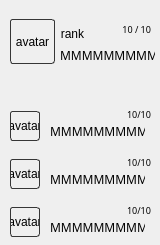
         <widget class="QWidget" name="_w_player_results_2" native="true">
          <property name="minimumSize">
           <size>
            <width>160</width>
            <height>0</height>
           </size>
          </property>
          <property name="maximumSize">
           <size>
            <width>160</width>
            <height>16777215</height>
           </size>
          </property>
          <layout class="QVBoxLayout" name="verticalLayout_2">
           <property name="spacing">
            <number>3</number>
           </property>
           <property name="leftMargin">
            <number>0</number>
           </property>
           <property name="topMargin">
            <number>9</number>
           </property>
           <property name="rightMargin">
            <number>0</number>
           </property>
           <property name="bottomMargin">
            <number>0</number>
           </property>
           <item>
            <widget class="QWidget" name="_w_player_2" native="true">
             <property name="minimumSize">
              <size>
               <width>160</width>
               <height>65</height>
              </size>
             </property>
             <property name="maximumSize">
              <size>
               <width>160</width>
               <height>65</height>
              </size>
             </property>
             <widget class="QLabel" name="_l_avatar_2">
              <property name="geometry">
               <rect>
                <x>10</x>
                <y>10</y>
                <width>45</width>
                <height>45</height>
               </rect>
              </property>
              <property name="minimumSize">
               <size>
                <width>45</width>
                <height>45</height>
               </size>
              </property>
              <property name="maximumSize">
               <size>
                <width>45</width>
                <height>45</height>
               </size>
              </property>
              <property name="styleSheet">
               <string notr="true">border-radius: 3px;
border: 1px solid rgb(54, 54, 54);</string>
              </property>
              <property name="text">
               <string>avatar</string>
              </property>
              <property name="scaledContents">
               <bool>true</bool>
              </property>
              <property name="alignment">
               <set>Qt::AlignCenter</set>
              </property>
             </widget>
             <widget class="QLabel" name="_l_rank_2">
              <property name="geometry">
               <rect>
                <x>60</x>
                <y>10</y>
                <width>25</width>
                <height>29</height>
               </rect>
              </property>
              <property name="minimumSize">
               <size>
                <width>25</width>
                <height>29</height>
               </size>
              </property>
              <property name="maximumSize">
               <size>
                <width>25</width>
                <height>29</height>
               </size>
              </property>
              <property name="text">
               <string>rank</string>
              </property>
              <property name="scaledContents">
               <bool>true</bool>
              </property>
              <property name="alignment">
               <set>Qt::AlignCenter</set>
              </property>
             </widget>
             <widget class="QLabel" name="_l_nick_2">
              <property name="geometry">
               <rect>
                <x>60</x>
                <y>38</y>
                <width>95</width>
                <height>16</height>
               </rect>
              </property>
              <property name="minimumSize">
               <size>
                <width>95</width>
                <height>0</height>
               </size>
              </property>
              <property name="maximumSize">
               <size>
                <width>95</width>
                <height>16777215</height>
               </size>
              </property>
              <property name="font">
               <font>
                <family>Revue BT</family>
               </font>
              </property>
              <property name="text">
               <string>MMMMMMMMMM</string>
              </property>
              <property name="alignment">
               <set>Qt::AlignLeading|Qt::AlignLeft|Qt::AlignVCenter</set>
              </property>
             </widget>
             <widget class="QLabel" name="_l_kills_2">
              <property name="geometry">
               <rect>
                <x>90</x>
                <y>10</y>
                <width>61</width>
                <height>20</height>
               </rect>
              </property>
              <property name="font">
               <font>
                <family>Revue BT</family>
                <pointsize>7</pointsize>
               </font>
              </property>
              <property name="text">
               <string>10 / 10</string>
              </property>
              <property name="alignment">
               <set>Qt::AlignRight|Qt::AlignTrailing|Qt::AlignVCenter</set>
              </property>
             </widget>
            </widget>
           </item>
           <item>
            <widget class="QLabel" name="label_4">
             <property name="maximumSize">
              <size>
               <width>16777215</width>
               <height>27</height>
              </size>
             </property>
             <property name="text">
              <string/>
             </property>
             <property name="pixmap">
              <pixmap resource="../resources/resources.qrc">:/menu/menu_middle_2.png</pixmap>
             </property>
             <property name="scaledContents">
              <bool>true</bool>
             </property>
            </widget>
           </item>
           <item>
            <spacer name="verticalSpacer_2">
             <property name="orientation">
              <enum>Qt::Vertical</enum>
             </property>
             <property name="sizeType">
              <enum>QSizePolicy::Minimum</enum>
             </property>
             <property name="sizeHint" stdset="0">
              <size>
               <width>20</width>
               <height>10</height>
              </size>
             </property>
            </spacer>
           </item>
           <item>
            <widget class="QWidget" name="_w_other_player_4" native="true">
             <property name="minimumSize">
              <size>
               <width>160</width>
               <height>45</height>
              </size>
             </property>
             <property name="maximumSize">
              <size>
               <width>160</width>
               <height>45</height>
              </size>
             </property>
             <widget class="QLabel" name="_l_other_avatar_4">
              <property name="geometry">
               <rect>
                <x>10</x>
                <y>7</y>
                <width>30</width>
                <height>30</height>
               </rect>
              </property>
              <property name="minimumSize">
               <size>
                <width>30</width>
                <height>30</height>
               </size>
              </property>
              <property name="maximumSize">
               <size>
                <width>30</width>
                <height>30</height>
               </size>
              </property>
              <property name="styleSheet">
               <string notr="true">border-radius: 3px;
border: 1px solid rgb(54, 54, 54);</string>
              </property>
              <property name="text">
               <string>avatar</string>
              </property>
              <property name="scaledContents">
               <bool>true</bool>
              </property>
              <property name="alignment">
               <set>Qt::AlignCenter</set>
              </property>
             </widget>
             <widget class="QLabel" name="_l_other_nick_4">
              <property name="geometry">
               <rect>
                <x>50</x>
                <y>20</y>
                <width>95</width>
                <height>15</height>
               </rect>
              </property>
              <property name="minimumSize">
               <size>
                <width>95</width>
                <height>0</height>
               </size>
              </property>
              <property name="maximumSize">
               <size>
                <width>95</width>
                <height>16777215</height>
               </size>
              </property>
              <property name="font">
               <font>
                <family>Revue BT</family>
               </font>
              </property>
              <property name="text">
               <string>MMMMMMMMMM</string>
              </property>
              <property name="alignment">
               <set>Qt::AlignLeading|Qt::AlignLeft|Qt::AlignVCenter</set>
              </property>
             </widget>
             <widget class="QLabel" name="_l_other_kills_4">
              <property name="geometry">
               <rect>
                <x>90</x>
                <y>0</y>
                <width>61</width>
                <height>20</height>
               </rect>
              </property>
              <property name="font">
               <font>
                <family>Revue BT</family>
                <pointsize>7</pointsize>
               </font>
              </property>
              <property name="text">
               <string>10/10</string>
              </property>
              <property name="alignment">
               <set>Qt::AlignRight|Qt::AlignTrailing|Qt::AlignVCenter</set>
              </property>
             </widget>
            </widget>
           </item>
           <item>
            <widget class="QWidget" name="_w_other_player_5" native="true">
             <property name="minimumSize">
              <size>
               <width>160</width>
               <height>45</height>
              </size>
             </property>
             <property name="maximumSize">
              <size>
               <width>160</width>
               <height>45</height>
              </size>
             </property>
             <widget class="QLabel" name="_l_other_avatar_5">
              <property name="geometry">
               <rect>
                <x>10</x>
                <y>7</y>
                <width>30</width>
                <height>30</height>
               </rect>
              </property>
              <property name="minimumSize">
               <size>
                <width>30</width>
                <height>30</height>
               </size>
              </property>
              <property name="maximumSize">
               <size>
                <width>30</width>
                <height>30</height>
               </size>
              </property>
              <property name="styleSheet">
               <string notr="true">border-radius: 3px;
border: 1px solid rgb(54, 54, 54);</string>
              </property>
              <property name="text">
               <string>avatar</string>
              </property>
              <property name="scaledContents">
               <bool>true</bool>
              </property>
              <property name="alignment">
               <set>Qt::AlignCenter</set>
              </property>
             </widget>
             <widget class="QLabel" name="_l_other_nick_5">
              <property name="geometry">
               <rect>
                <x>50</x>
                <y>20</y>
                <width>95</width>
                <height>15</height>
               </rect>
              </property>
              <property name="minimumSize">
               <size>
                <width>95</width>
                <height>0</height>
               </size>
              </property>
              <property name="maximumSize">
               <size>
                <width>95</width>
                <height>16777215</height>
               </size>
              </property>
              <property name="font">
               <font>
                <family>Revue BT</family>
               </font>
              </property>
              <property name="text">
               <string>MMMMMMMMMM</string>
              </property>
              <property name="alignment">
               <set>Qt::AlignLeading|Qt::AlignLeft|Qt::AlignVCenter</set>
              </property>
             </widget>
             <widget class="QLabel" name="_l_other_kills_5">
              <property name="geometry">
               <rect>
                <x>90</x>
                <y>0</y>
                <width>61</width>
                <height>20</height>
               </rect>
              </property>
              <property name="font">
               <font>
                <family>Revue BT</family>
                <pointsize>7</pointsize>
               </font>
              </property>
              <property name="text">
               <string>10/10</string>
              </property>
              <property name="alignment">
               <set>Qt::AlignRight|Qt::AlignTrailing|Qt::AlignVCenter</set>
              </property>
             </widget>
            </widget>
           </item>
           <item>
            <widget class="QWidget" name="_w_other_player_6" native="true">
             <property name="minimumSize">
              <size>
               <width>160</width>
               <height>45</height>
              </size>
             </property>
             <property name="maximumSize">
              <size>
               <width>160</width>
               <height>45</height>
              </size>
             </property>
             <widget class="QLabel" name="_l_other_avatar_6">
              <property name="geometry">
               <rect>
                <x>10</x>
                <y>7</y>
                <width>30</width>
                <height>30</height>
               </rect>
              </property>
              <property name="minimumSize">
               <size>
                <width>30</width>
                <height>30</height>
               </size>
              </property>
              <property name="maximumSize">
               <size>
                <width>30</width>
                <height>30</height>
               </size>
              </property>
              <property name="styleSheet">
               <string notr="true">border-radius: 3px;
border: 1px solid rgb(54, 54, 54);</string>
              </property>
              <property name="text">
               <string>avatar</string>
              </property>
              <property name="scaledContents">
               <bool>true</bool>
              </property>
              <property name="alignment">
               <set>Qt::AlignCenter</set>
              </property>
             </widget>
             <widget class="QLabel" name="_l_other_nick_6">
              <property name="geometry">
               <rect>
                <x>50</x>
                <y>20</y>
                <width>95</width>
                <height>15</height>
               </rect>
              </property>
              <property name="minimumSize">
               <size>
                <width>95</width>
                <height>0</height>
               </size>
              </property>
              <property name="maximumSize">
               <size>
                <width>95</width>
                <height>16777215</height>
               </size>
              </property>
              <property name="font">
               <font>
                <family>Revue BT</family>
               </font>
              </property>
              <property name="text">
               <string>MMMMMMMMMM</string>
              </property>
              <property name="alignment">
               <set>Qt::AlignLeading|Qt::AlignLeft|Qt::AlignVCenter</set>
              </property>
             </widget>
             <widget class="QLabel" name="_l_other_kills_6">
              <property name="geometry">
               <rect>
                <x>90</x>
                <y>0</y>
                <width>61</width>
                <height>20</height>
               </rect>
              </property>
              <property name="font">
               <font>
                <family>Revue BT</family>
                <pointsize>7</pointsize>
               </font>
              </property>
              <property name="text">
               <string>10/10</string>
              </property>
              <property name="alignment">
               <set>Qt::AlignRight|Qt::AlignTrailing|Qt::AlignVCenter</set>
              </property>
             </widget>
            </widget>
           </item>
          </layout>
         </widget>
